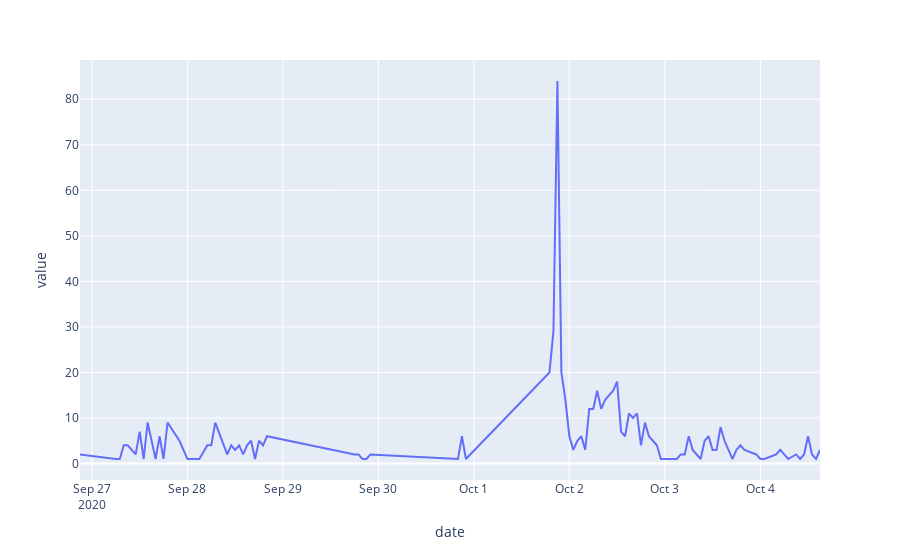

Notebook source saved alongside this figure:
### Code cell
df = pd.read_csv("nb_tweet_h_ouighours.csv")
df["date"] = pd.to_datetime(df["date"], format = "%Y-%m-%dT%H")
fig = px.line(df[400:500], x="date", y="value")
fig.show()
